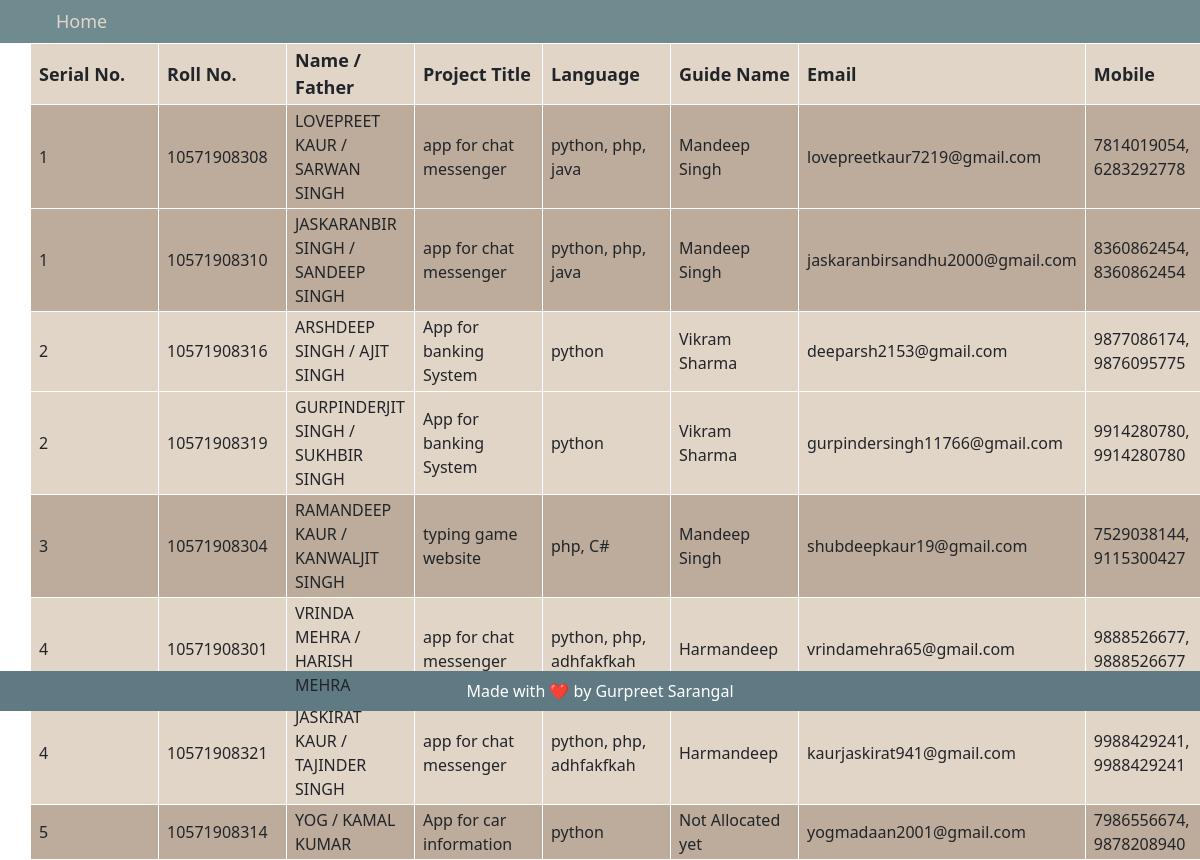
The page /staff/projectwise/B.Sc. (Information Technology), Semester - V (signed in) on the database its author committed.
### collegeAdmin/models.py (models this page shows, shortened)
class student(models.Model):
    session = models.CharField(max_length=10)
    rollNo = models.IntegerField(primary_key=True)
    name = models.CharField(max_length=60)
    fatherName = models.CharField(max_length=60)
    className = models.CharField(max_length=70)
    email = models.EmailField()
    mobile_1 = models.IntegerField()
    mobile_2 = models.IntegerField()

class project(models.Model):
    name = models.CharField(max_length=100)
    language = models.CharField(max_length=60)
    tech = models.CharField(max_length=60)

class guide(models.Model):
    name = models.CharField(max_length=60)
    email = models.EmailField()
    mobile_1 = models.IntegerField()
    mobile_2 = models.IntegerField()

### staff/views.py (the view, shortened to what this page needs)
# urls.py: path('projectwise/<className>', views.projectswise, name="project-wise-table"),
@login_required
def projectswise(request,className="all"):
    context = {
        "css":"allocate_project.css",
        "entries":[],
    }
    context["entries"] = get_allocation_data_classWise(className)
    return render(request, 'project_wise_view.html',context)

### staff/templates/project_wise_view.html (shortened to what this page needs)
{% extends 'base.html' %}
{% block navbar %}
{% include 'header.html' %}
{% endblock navbar %}
{% block body %}
<div class="container" id="main-content">
    <table>
        <tr>
            <th>Serial No.</th>
            <th>Roll No.</th>
            <th>Name / Father</th>
            <th>Project Title</th>
            <th>Language</th>
            <th>Guide Name</th>
            <th>Email</th>
            <th>Mobile</th>
        </tr>
        {% for entry in entries %}
            {% if forloop.counter|divisibleby:2 %}
                <tr class="even">
                {% else %}
                <tr class="odd">
            {% endif %}
                <td>{{ forloop.counter }}</td>
                <td>{{ entry.student_1.rollNo}}</td>
                <td>{{ entry.student_1.name}} / {{ entry.student_1.fatherName}}</td>
                <td>{{ entry.project.name}}</td>
                <td>{{ entry.project.lang}}</td>
                <td>{{ entry.guide.name}}</td>
                <td>{{ entry.student_1.email }}</td>
                <td>{{ entry.student_1.mobile1}}, {{ entry.student_1.mobile2}}</td>
            </tr>
            {% if  entry.student_2%}
            {% if forloop.counter|divisibleby:2 %}
                <tr class="even">
                {% else %}
                <tr class="odd">
            {% endif %}
                <td>{{ forloop.counter }}</td>
                <td>{{ entry.student_2.rollNo}}</td>
                <td>{{ entry.student_2.name}} / {{ entry.student_2.fatherName}}</td>
                <td>{{ entry.project.name}}</td>
                <td>{{ entry.project.lang}}</td>
                <td>{{ entry.guide.name}}</td>
                <td>{{ entry.student_2.email }}</td>
                <td>{{ entry.student_2.mobile1}}, {{ entry.student_2.mobile1}}</td>
            </tr>
            {% endif %}
        {% endfor %}
    </table>
</div>
{% endblock body %}
{% block footer %}
{% include 'footer.html' %}
{% endblock footer %}

### staff/static/staff/css/allocate_project.css (style rules this page uses)
* { margin:0px; padding: 0px; }
:root { --primary: #4f6979; --secondary: #607a83; --tertiary: #6f8b8f; --bg-primary: #928787; --bg-secondary: #bdab9b; --bg-tertiary: #ccbeae; --text-primary: #e1d5c8; }
#main-content { background: url('../../static/images/background1.webp') no-repeat center; background-size: cover; margin: auto; padding: 0px; width: 100%; height: 78.5vh; }
table, th, td { border: 1px solid white; border-collapse: collapse; padding: 0.2rem 0.5rem; }
th { font-size: large; min-width: 8rem; background-color: var(--text-primary); }
.odd { min-width: 8rem; background-color: var(--bg-secondary); }
.even { min-width: 8rem; background-color: var(--text-primary); }

### rows shown on the page
student: student_1.name "LOVEPREET KAUR", student_1.fatherName "SARWAN SINGH", student_1.email "lovepreetkaur7219@gmail.com"
project: project.name "app for chat messenger", project.lang "python, php, java", project.name "app for chat messenger", project.lang "python, php, java"
guide: guide.name "Mandeep Singh" "Mandeep Singh", guide.name "Mandeep Singh"
student: student_2.name "JASKARANBIR SINGH", student_2.fatherName "SANDEEP SINGH", student_2.email "jaskaranbirsandhu2000@gmail.com"
student: student_1.name "ARSHDEEP SINGH", student_1.fatherName "AJIT SINGH", student_1.email "deeparsh2153@gmail.com"
project: project.name "App for banking System", project.lang "python", project.name "App for banking System", project.lang "python"
guide: guide.name "Vikram Sharma", guide.name "Vikram Sharma"
student: student_2.name "GURPINDERJIT SINGH", student_2.fatherName "SUKHBIR SINGH", student_2.email "gurpindersingh11766@gmail.com"
student: student_1.name "RAMANDEEP KAUR", student_1.fatherName "KANWALJIT SINGH", student_1.email "shubdeepkaur19@gmail.com"
project: project.name "typing game website", project.lang "php, C#"
student: student_1.name "VRINDA MEHRA", student_1.fatherName "HARISH MEHRA", student_1.email "vrindamehra65@gmail.com"
project: project.name "app for chat messenger", project.lang "python, php, adhfakfkah", project.name "app for chat messenger", project.lang "python, php, adhfakfkah"
guide: guide.name "Harmandeep", guide.name "Harmandeep"
student: student_2.name "JASKIRAT KAUR", student_2.fatherName "TAJINDER SINGH", student_2.email "kaurjaskirat941@gmail.com"
student: student_1.name "YOG", student_1.fatherName "KAMAL KUMAR", student_1.email "yogmadaan2001@gmail.com"
project: project.name "App for car information", project.lang "python"

### other values the page prints
{{ entry.student_1.rollNo }} "10571908308" "10571908316" "10571908304" "10571908301" "10571908314"
{{ entry.student_1.mobile1 }} "7814019054" "9877086174" "7529038144" "9888526677" "7986556674"
{{ entry.student_1.mobile2 }} "6283292778" "9876095775" "9115300427" "9888526677" "9878208940"
{{ entry.student_2.rollNo }} "10571908310" "10571908319" "10571908321"
{{ entry.student_2.mobile1 }} "8360862454" "9914280780" "9988429241"
{{ entry.guide.name }} "Not Allocated yet"
